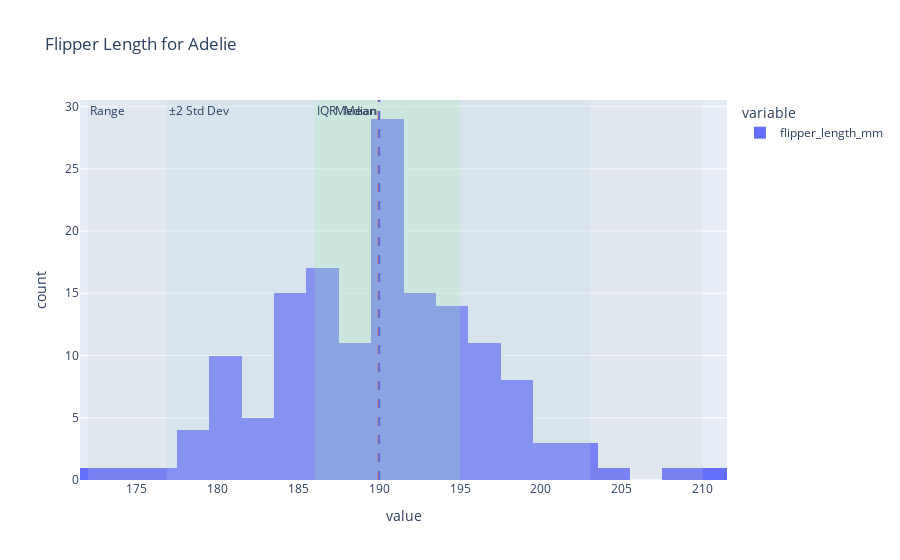
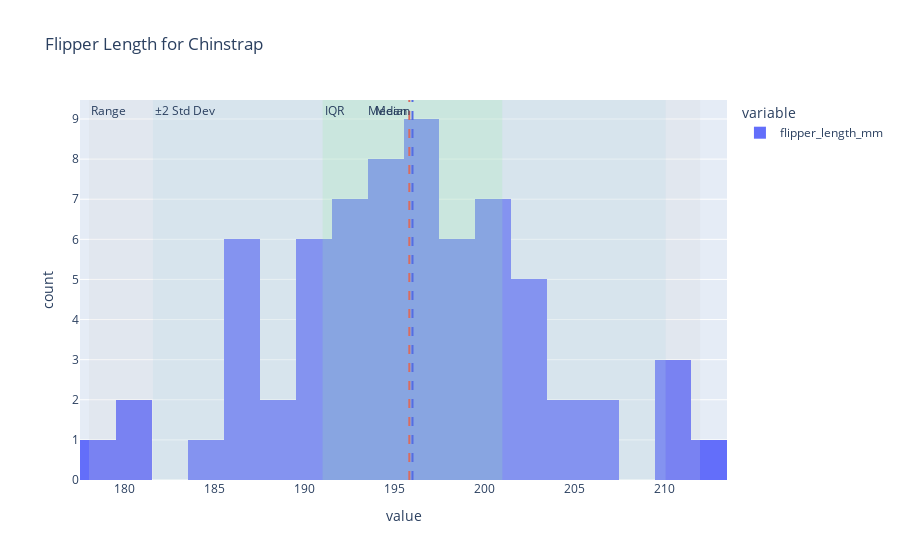
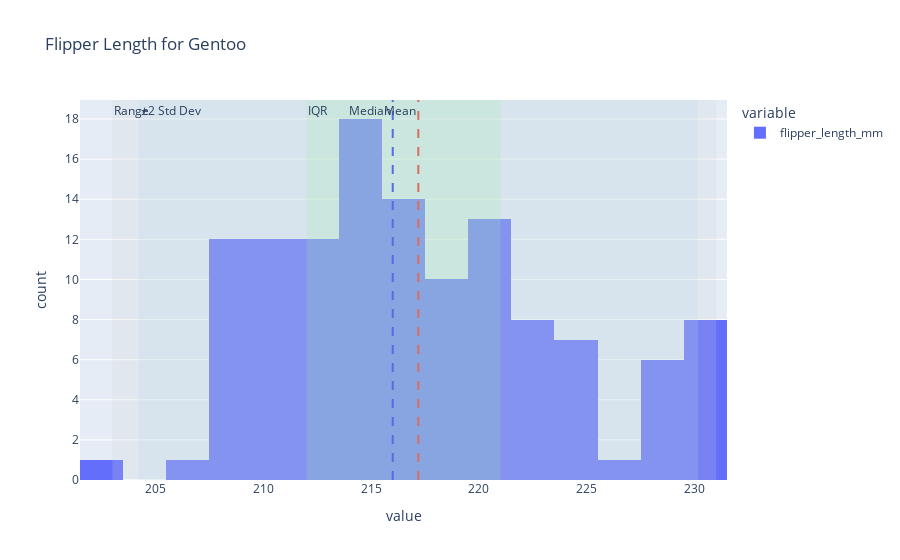

Write notebook code for charts like these, in order.
### Code cell
#Question 1

import pandas as pd
import plotly.express as px
import plotly.graph_objects as go

# Load the penguins dataset
penguins = pd.read_csv("https://raw.githubusercontent.com/mwaskom/seaborn-data/master/penguins.csv")

# Define function to calculate summary statistics and plot
def create_histogram_with_annotations(df, species_name):
    species_data = df[df['species'] == species_name]['flipper_length_mm'].dropna()

    # Calculate statistics
    mean = species_data.mean()
    median = species_data.median()
    min_val = species_data.min()
    max_val = species_data.max()
    q1 = species_data.quantile(0.25)
    q3 = species_data.quantile(0.75)
    iqr = q3 - q1
    std = species_data.std()

    # Create histogram
    fig = px.histogram(species_data, title=f'Flipper Length for {species_name}', nbins=20)

    # Add vertical lines for mean and median
    fig.add_vline(x=mean, line=dict(color='red', dash='dash'), annotation_text="Mean", annotation_position="top left")
    fig.add_vline(x=median, line=dict(color='blue', dash='dash'), annotation_text="Median", annotation_position="top left")

    # Add vertical rectangles for ranges
    # Range
    fig.add_vrect(x0=min_val, x1=max_val, line_width=0, fillcolor="lightgray", opacity=0.2, annotation_text="Range", annotation_position="top left")
    
    # Interquartile Range (IQR)
    fig.add_vrect(x0=q1, x1=q3, line_width=0, fillcolor="lightgreen", opacity=0.2, annotation_text="IQR", annotation_position="top left")

    # Two standard deviations from the mean
    fig.add_vrect(x0=mean - 2*std, x1=mean + 2*std, line_width=0, fillcolor="lightblue", opacity=0.2, annotation_text="±2 Std Dev", annotation_position="top left")

    # Show plot
    fig.show()

# Apply the function to each species
for species in penguins['species'].unique():
    create_histogram_with_annotations(penguins, species)

  #Chat Histories   https://chatgpt.com/share/66f39c02-5dd4-800f-b5e7-df2f4d462d1c

### Figure 1 — Plotly figure (JSON) as saved in the notebook; plotly's stock layout.template omitted (floating-point values rounded to 4 significant figures; data arrays with more than 128 entries replaced by an {"elided": "..."} marker saying what was removed)
{"data": [{"alignmentgroup": "True", "bingroup": "x", "hovertemplate": "variable=flipper_length_mm<br>value=%{x}<br>count=%{y}<extra></extra>", "legendgroup": "flipper_length_mm", "marker": {"color": "#636efa", "pattern": {"shape": ""}}, "name": "flipper_length_mm", "nbinsx": 20, "offsetgroup": "flipper_length_mm", "orientation": "v", "showlegend": true, "type": "histogram", "x": {"elided": "151 int values"}, "xaxis": "x", "yaxis": "y"}], "layout": {"annotations": [{"showarrow": false, "text": "Mean", "x": 190.0, "xanchor": "right", "xref": "x", "y": 1, "yanchor": "top", "yref": "y domain"}, {"showarrow": false, "text": "Median", "x": 190, "xanchor": "right", "xref": "x", "y": 1, "yanchor": "top", "yref": "y domain"}, {"showarrow": false, "text": "Range", "x": 172, "xanchor": "left", "xref": "x", "y": 1, "yanchor": "top", "yref": "y domain"}, {"showarrow": false, "text": "IQR", "x": 186, "xanchor": "left", "xref": "x", "y": 1, "yanchor": "top", "yref": "y domain"}, {"showarrow": false, "text": "±2 Std Dev", "x": 176.9, "xanchor": "left", "xref": "x", "y": 1, "yanchor": "top", "yref": "y domain"}], "barmode": "relative", "legend": {"title": {"text": "variable"}, "tracegroupgap": 0}, "shapes": [{"line": {"color": "red", "dash": "dash"}, "type": "line", "x0": 190.0, "x1": 190.0, "xref": "x", "y0": 0, "y1": 1, "yref": "y domain"}, {"line": {"color": "blue", "dash": "dash"}, "type": "line", "x0": 190, "x1": 190, "xref": "x", "y0": 0, "y1": 1, "yref": "y domain"}, {"fillcolor": "lightgray", "line": {"width": 0}, "opacity": 0.2, "type": "rect", "x0": 172, "x1": 210, "xref": "x", "y0": 0, "y1": 1, "yref": "y domain"}, {"fillcolor": "lightgreen", "line": {"width": 0}, "opacity": 0.2, "type": "rect", "x0": 186, "x1": 195, "xref": "x", "y0": 0, "y1": 1, "yref": "y domain"}, {"fillcolor": "lightblue", "line": {"width": 0}, "opacity": 0.2, "type": "rect", "x0": 176.9, "x1": 203.0, "xref": "x", "y0": 0, "y1": 1, "yref": "y domain"}], "title": {"text": "Flipper Length for Adelie"}, "xaxis": {"anchor": "y", "domain": [0, 1], "title": {"text": "value"}}, "yaxis": {"anchor": "x", "domain": [0, 1], "title": {"text": "count"}}}}

### Figure 2 — Plotly figure (JSON) as saved in the notebook; plotly's stock layout.template omitted (floating-point values rounded to 4 significant figures)
{"data": [{"alignmentgroup": "True", "bingroup": "x", "hovertemplate": "variable=flipper_length_mm<br>value=%{x}<br>count=%{y}<extra></extra>", "legendgroup": "flipper_length_mm", "marker": {"color": "#636efa", "pattern": {"shape": ""}}, "name": "flipper_length_mm", "nbinsx": 20, "offsetgroup": "flipper_length_mm", "orientation": "v", "showlegend": true, "type": "histogram", "x": [192, 196, 193, 188, 197, 198, 178, 197, 195, 198, 193, 194, 185, 201, 190, 201, 197, 181, 190, 195, 181, 191, 187, 193, 195, 197, 200, 200, 191, 205, 187, 201, 187, 203, 195, 199, 195, 210, 192, 205, 210, 187, 196, 196, 196, 201, 190, 212, 187, 198, 199, 201, 193, 203, 187, 197, 191, 203, 202, 194, 206, 189, 195, 207, 202, 193, 210, 198], "xaxis": "x", "yaxis": "y"}], "layout": {"annotations": [{"showarrow": false, "text": "Mean", "x": 195.8, "xanchor": "right", "xref": "x", "y": 1, "yanchor": "top", "yref": "y domain"}, {"showarrow": false, "text": "Median", "x": 196, "xanchor": "right", "xref": "x", "y": 1, "yanchor": "top", "yref": "y domain"}, {"showarrow": false, "text": "Range", "x": 178, "xanchor": "left", "xref": "x", "y": 1, "yanchor": "top", "yref": "y domain"}, {"showarrow": false, "text": "IQR", "x": 191, "xanchor": "left", "xref": "x", "y": 1, "yanchor": "top", "yref": "y domain"}, {"showarrow": false, "text": "±2 Std Dev", "x": 181.6, "xanchor": "left", "xref": "x", "y": 1, "yanchor": "top", "yref": "y domain"}], "barmode": "relative", "legend": {"title": {"text": "variable"}, "tracegroupgap": 0}, "shapes": [{"line": {"color": "red", "dash": "dash"}, "type": "line", "x0": 195.8, "x1": 195.8, "xref": "x", "y0": 0, "y1": 1, "yref": "y domain"}, {"line": {"color": "blue", "dash": "dash"}, "type": "line", "x0": 196, "x1": 196, "xref": "x", "y0": 0, "y1": 1, "yref": "y domain"}, {"fillcolor": "lightgray", "line": {"width": 0}, "opacity": 0.2, "type": "rect", "x0": 178, "x1": 212, "xref": "x", "y0": 0, "y1": 1, "yref": "y domain"}, {"fillcolor": "lightgreen", "line": {"width": 0}, "opacity": 0.2, "type": "rect", "x0": 191, "x1": 201, "xref": "x", "y0": 0, "y1": 1, "yref": "y domain"}, {"fillcolor": "lightblue", "line": {"width": 0}, "opacity": 0.2, "type": "rect", "x0": 181.6, "x1": 210.1, "xref": "x", "y0": 0, "y1": 1, "yref": "y domain"}], "title": {"text": "Flipper Length for Chinstrap"}, "xaxis": {"anchor": "y", "domain": [0, 1], "title": {"text": "value"}}, "yaxis": {"anchor": "x", "domain": [0, 1], "title": {"text": "count"}}}}

### Figure 3 — Plotly figure (JSON) as saved in the notebook; plotly's stock layout.template omitted (floating-point values rounded to 4 significant figures)
{"data": [{"alignmentgroup": "True", "bingroup": "x", "hovertemplate": "variable=flipper_length_mm<br>value=%{x}<br>count=%{y}<extra></extra>", "legendgroup": "flipper_length_mm", "marker": {"color": "#636efa", "pattern": {"shape": ""}}, "name": "flipper_length_mm", "nbinsx": 20, "offsetgroup": "flipper_length_mm", "orientation": "v", "showlegend": true, "type": "histogram", "x": [211, 230, 210, 218, 215, 210, 211, 219, 209, 215, 214, 216, 214, 213, 210, 217, 210, 221, 209, 222, 218, 215, 213, 215, 215, 215, 216, 215, 210, 220, 222, 209, 207, 230, 220, 220, 213, 219, 208, 208, 208, 225, 210, 216, 222, 217, 210, 225, 213, 215, 210, 220, 210, 225, 217, 220, 208, 220, 208, 224, 208, 221, 214, 231, 219, 230, 214, 229, 220, 223, 216, 221, 221, 217, 216, 230, 209, 220, 215, 223, 212, 221, 212, 224, 212, 228, 218, 218, 212, 230, 218, 228, 212, 224, 214, 226, 216, 222, 203, 225, 219, 228, 215, 228, 216, 215, 210, 219, 208, 209, 216, 229, 213, 230, 217, 230, 217, 222, 214, 215, 222, 212, 213], "xaxis": "x", "yaxis": "y"}], "layout": {"annotations": [{"showarrow": false, "text": "Mean", "x": 217.2, "xanchor": "right", "xref": "x", "y": 1, "yanchor": "top", "yref": "y domain"}, {"showarrow": false, "text": "Median", "x": 216, "xanchor": "right", "xref": "x", "y": 1, "yanchor": "top", "yref": "y domain"}, {"showarrow": false, "text": "Range", "x": 203, "xanchor": "left", "xref": "x", "y": 1, "yanchor": "top", "yref": "y domain"}, {"showarrow": false, "text": "IQR", "x": 212, "xanchor": "left", "xref": "x", "y": 1, "yanchor": "top", "yref": "y domain"}, {"showarrow": false, "text": "±2 Std Dev", "x": 204.2, "xanchor": "left", "xref": "x", "y": 1, "yanchor": "top", "yref": "y domain"}], "barmode": "relative", "legend": {"title": {"text": "variable"}, "tracegroupgap": 0}, "shapes": [{"line": {"color": "red", "dash": "dash"}, "type": "line", "x0": 217.2, "x1": 217.2, "xref": "x", "y0": 0, "y1": 1, "yref": "y domain"}, {"line": {"color": "blue", "dash": "dash"}, "type": "line", "x0": 216, "x1": 216, "xref": "x", "y0": 0, "y1": 1, "yref": "y domain"}, {"fillcolor": "lightgray", "line": {"width": 0}, "opacity": 0.2, "type": "rect", "x0": 203, "x1": 231, "xref": "x", "y0": 0, "y1": 1, "yref": "y domain"}, {"fillcolor": "lightgreen", "line": {"width": 0}, "opacity": 0.2, "type": "rect", "x0": 212, "x1": 221, "xref": "x", "y0": 0, "y1": 1, "yref": "y domain"}, {"fillcolor": "lightblue", "line": {"width": 0}, "opacity": 0.2, "type": "rect", "x0": 204.2, "x1": 230.2, "xref": "x", "y0": 0, "y1": 1, "yref": "y domain"}], "title": {"text": "Flipper Length for Gentoo"}, "xaxis": {"anchor": "y", "domain": [0, 1], "title": {"text": "value"}}, "yaxis": {"anchor": "x", "domain": [0, 1], "title": {"text": "count"}}}}
